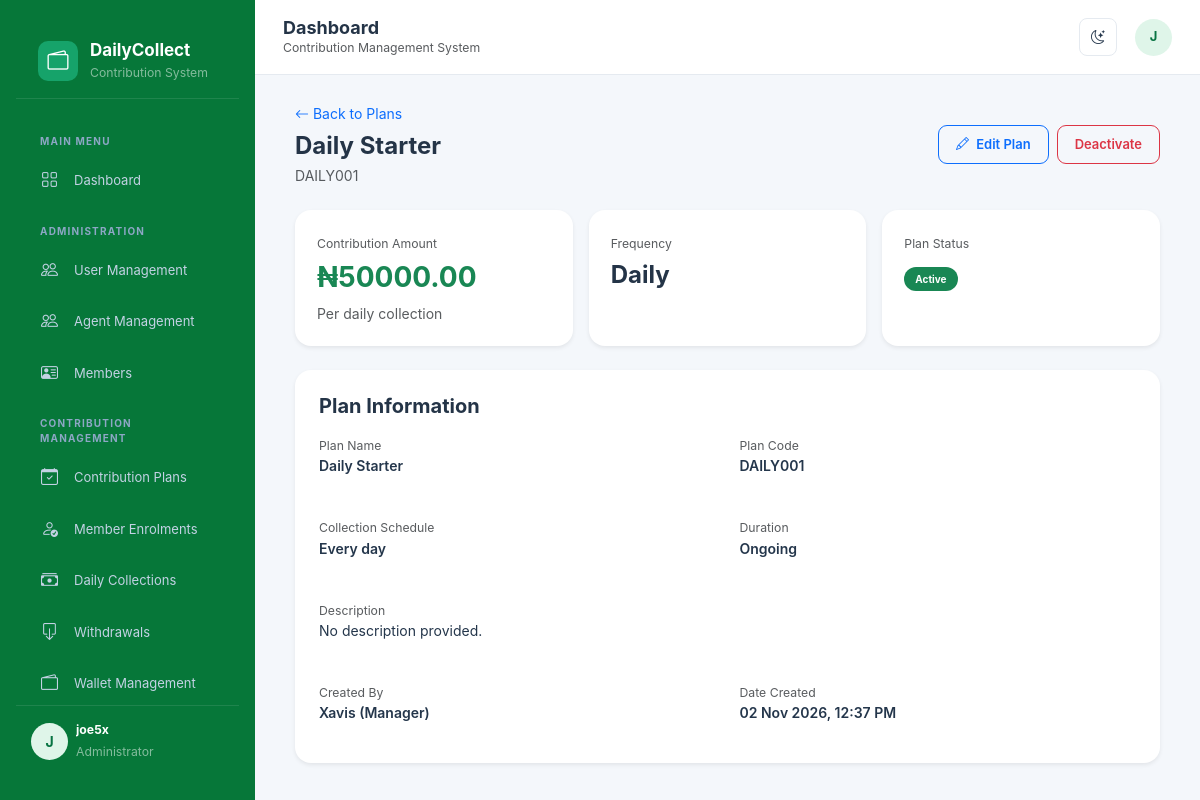
Before: /contributions/1/ (signed in) with the older database file.
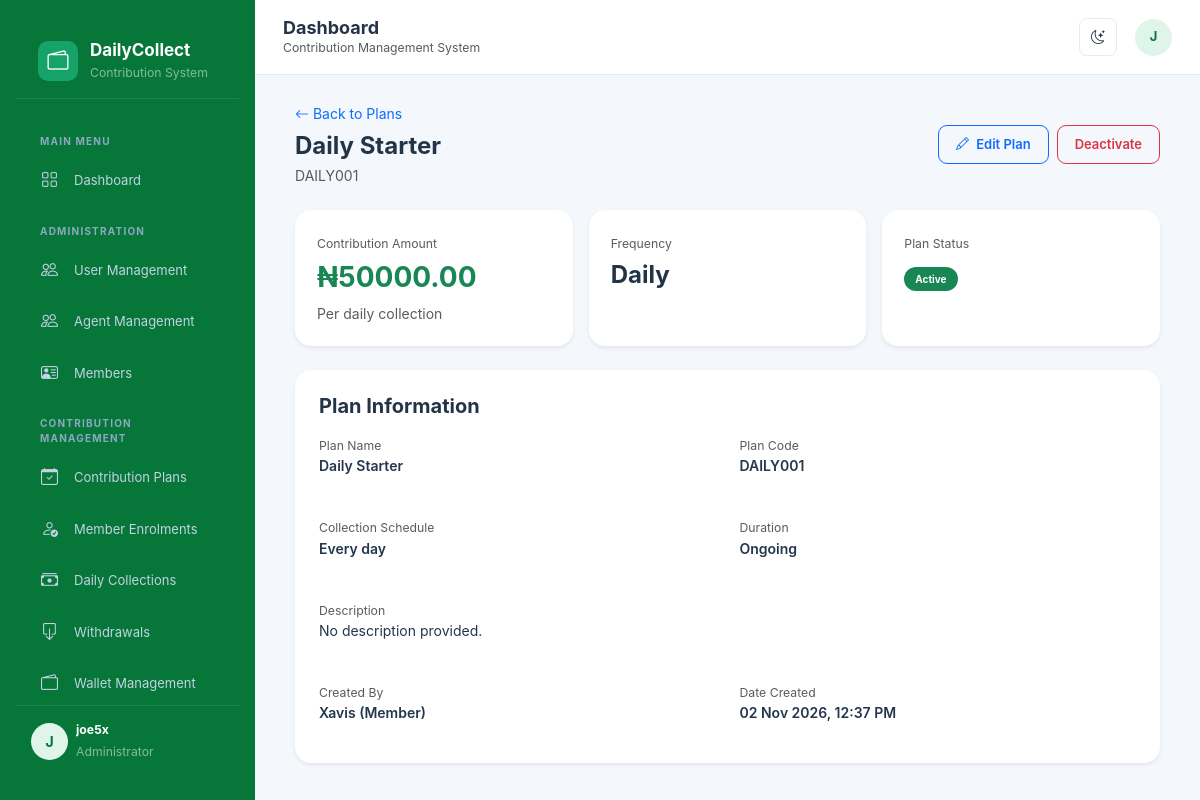
After: the same page with the newer database file.
### contributions/models.py (models this page shows, shortened)
class ContributionPlan(models.Model):
    class Frequency(models.TextChoices):
        DAILY = 'DAILY', 'Daily'
        WEEKLY = 'WEEKLY', 'Weekly'
        MONTHLY = 'MONTHLY', 'Monthly'
    WEEKDAYS = [
        (0, 'Monday'),
        (1, 'Tuesday'),
        (2, 'Wednesday'),
        (3, 'Thursday'),
        (4, 'Friday'),
        (5, 'Saturday'),
        (6, 'Sunday'),
    ]
    name = models.CharField(max_length=150)
    code = models.CharField(max_length=20, unique=True)
    description = models.TextField(blank=True)
    frequency = models.CharField(
        max_length=10,
        choices=Frequency.choices,
        default=Frequency.DAILY
    )
    amount = models.DecimalField(
        max_digits=12,
        decimal_places=2,
        validators=[MinValueValidator(0.01)]
    )
    collection_weekday = models.IntegerField(
        choices=WEEKDAYS,
        null=True,
        blank=True
    )
    collection_day = models.PositiveSmallIntegerField(
        null=True,
        blank=True
    )
    duration_days = models.PositiveIntegerField(
        null=True,
        blank=True,
        help_text="Leave empty for an ongoing contribution plan."
    )
    is_active = models.BooleanField(default=True)
    created_by = models.ForeignKey(
        settings.AUTH_USER_MODEL,
        on_delete=models.SET_NULL,
        null=True,
        blank=True,
        related_name='created_contribution_plans'
    )
    created_at = models.DateTimeField(auto_now_add=True)
    updated_at = models.DateTimeField(auto_now=True)
    class Meta:
        ordering = ['name']
        verbose_name = 'Contribution Plan'
        verbose_name_plural = 'Contribution Plans'

### accounts/models.py (models this page shows, shortened)
class User(AbstractUser):
    class Role(models.TextChoices):
        ADMIN = 'ADMIN', 'Administrator'
        MANAGER = 'MANAGER', 'Manager'
        SUPERVISOR = 'SUPERVISOR', 'Supervisor'
        AGENT = 'AGENT', 'Collection Agent'
        ACCOUNTANT = 'ACCOUNTANT', 'Accountant'
        MEMBER = 'MEMBER', 'Member'
    email = models.EmailField(unique=True)
    phone = models.CharField(max_length=20, blank=True)
    role = models.CharField(
        max_length=20,
        choices=Role.choices,
        default=Role.MEMBER
    )
    is_active = models.BooleanField(default=True)
    must_change_password = models.BooleanField(default=False)
    created_at = models.DateTimeField(auto_now_add=True)
    updated_at = models.DateTimeField(auto_now=True)
    def __str__(self):
        return f"{self.username} ({self.get_role_display()})"

### contributions/views.py (the view)
# urls.py: path('<int:pk>/', views.plan_detail, name='plan_detail'),
@login_required
@role_required(User.Role.ADMIN, User.Role.MANAGER)
def plan_detail(request, pk):
    plan = get_object_or_404(ContributionPlan, pk=pk)
    return render(
        request,
        'contributions/plan_detail.html',
        {'plan': plan}
    )

### templates/contributions/plan_detail.html (shortened to what the changed rows need)
{% extends 'base.html' %}
{% block content %}
<div class="container-fluid">
    <div class="d-flex justify-content-between align-items-center flex-wrap gap-3 mb-4">
        <div>
            <a href="{% url 'contributions:plan_list' %}"
               class="text-decoration-none">
                <i class="bi bi-arrow-left"></i> Back to Plans
            </a>
            <h4 class="fw-bold mt-2 mb-1">{{ plan.name }}</h4>
            <span class="text-muted">{{ plan.code }}</span>
        </div>
    </div>
    <div class="row g-3">
        <div class="col-md-4">
            <div class="card border-0 shadow-sm h-100">
                <div class="card-body">
                    <small class="text-muted">Contribution Amount</small>
                    <h3 class="fw-bold text-success mt-2">
                        ₦{{ plan.amount|floatformat:2 }}
                    </h3>
                    <span class="text-muted">
                        Per {{ plan.get_frequency_display|lower }} collection
                    </span>
                </div>
            </div>
        </div>
        <div class="col-md-4">
            <div class="card border-0 shadow-sm h-100">
                <div class="card-body">
                    <small class="text-muted">Frequency</small>
                    <h4 class="fw-bold mt-2">
                        {{ plan.get_frequency_display }}
                    </h4>
                </div>
            </div>
        </div>
    </div>
    <div class="card border-0 shadow-sm mt-4">
        <div class="card-body p-4">
            <div class="row g-4">
                <div class="col-md-6">
                    <small class="text-muted">Plan Name</small>
                    <p class="fw-semibold">{{ plan.name }}</p>
                </div>
                <div class="col-md-6">
                    <small class="text-muted">Plan Code</small>
                    <p class="fw-semibold">{{ plan.code }}</p>
                </div>
                <div class="col-12">
                    <small class="text-muted">Description</small>
                    <p>{{ plan.description|default:"No description provided."|linebreaksbr }}</p>
                </div>
                <div class="col-md-6">
                    <small class="text-muted">Created By</small>
                    <p class="fw-semibold">
                        {{ plan.created_by|default:"System" }}
                    </p>
                </div>
                <div class="col-md-6">
                    <small class="text-muted">Date Created</small>
                    <p class="fw-semibold">
                        {{ plan.created_at|date:"d M Y, h:i A" }}
                    </p>
                </div>
            </div>
        </div>
    </div>
</div>
{% endblock %}

Changed rows visible on the page:
changed through a linked row, ContributionPlan "Daily Starter": created_by "Xavis (Manager)" → "Xavis (Member)"
